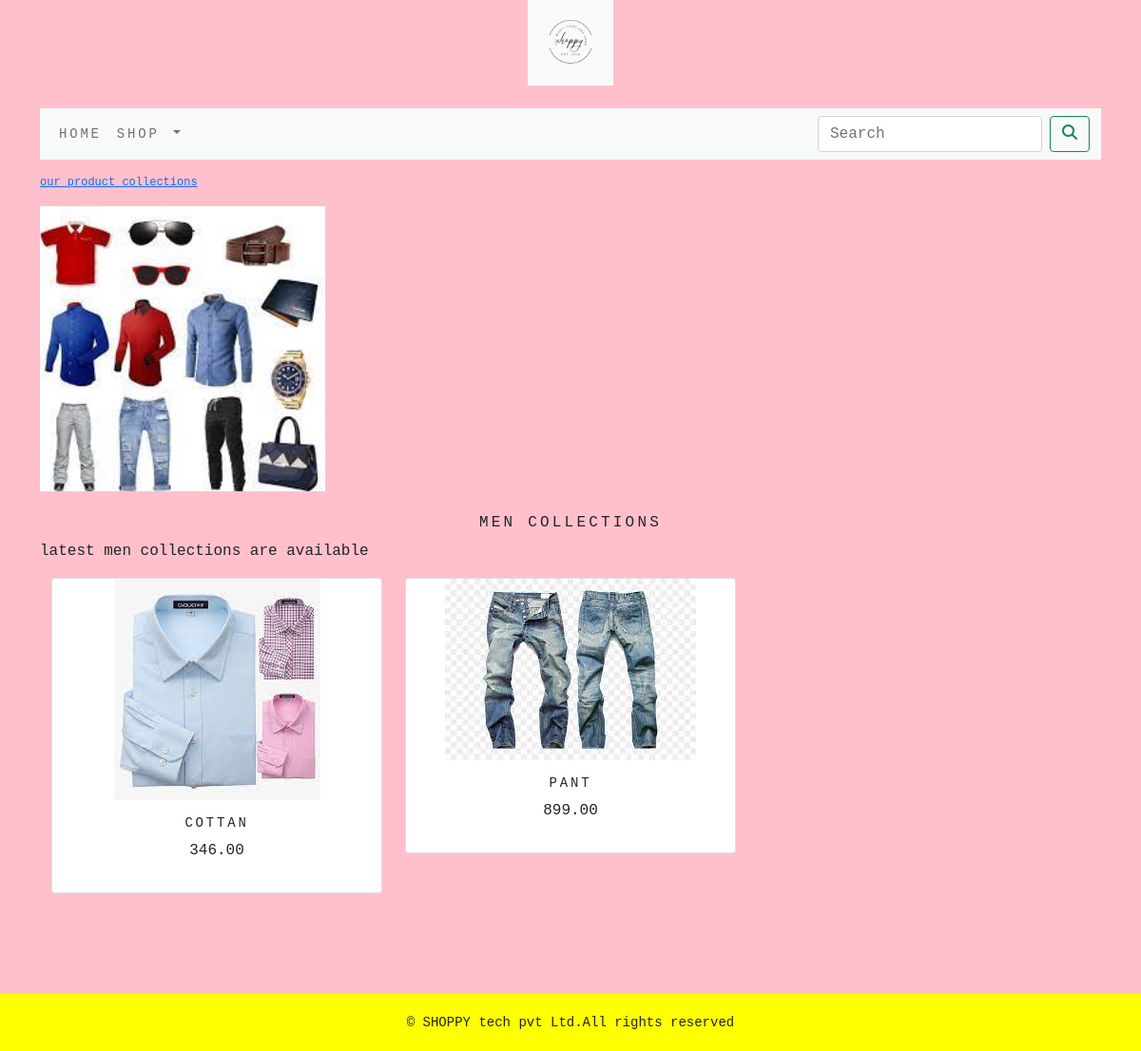
Screenshot of /shoppingapp/men-collections/ with the database file from the repository.
### shoppingapp/models.py (models this page shows, shortened)
class category(models.Model):
    name=models.CharField(max_length=250,unique=True)
    slug=models.SlugField(max_length=250,unique=True)
    description=models.TextField(blank=True)
    image=models.ImageField(upload_to='category',blank=True)
    class Meta:
        ordering=('name',)
        verbose_name='category'
        verbose_name_plural='categories'
    def get_url(self):
        return reverse('shoppingapp:product_by_category',args=[self.slug])

class product(models.Model):
    name=models.CharField(max_length=250,unique=True)
    slug=models.SlugField(max_length=250,unique=True)
    description=models.TextField(blank=True)
    price=models.DecimalField(max_digits=10,decimal_places=2)
    category=models.ForeignKey(category,on_delete=models.CASCADE)
    image=models.ImageField(upload_to='product',blank=True)
    stock=models.IntegerField()
    available=models.BooleanField(default=True)
    created=models.DateTimeField(auto_now_add=True)
    updated=models.DateTimeField(auto_now=True)
    def get_url(self):
        return reverse('shoppingapp:prodcatdetail', args=[self.category.slug, self.slug])
    class Meta:
        ordering = ('name',)
        verbose_name = 'product'
        verbose_name_plural = 'products'

### shoppingapp/views.py (the view)
# urls.py: path('',views.allprodcat,name='allprodcat'),
def allprodcat(request,c_slug=None):
    c_page=None
    products_list=None
    if c_slug!=None:
        c_page=get_object_or_404(category,slug=c_slug)
        products_list=product.objects.all().filter(category=c_page,available=True)
    else:
        products_list=product.objects.all().filter(available=True)
    paginator=Paginator(products_list,6)
    try:
        page=int(request.GET.get('page','1'))
    except:
        page=1
    try:
        products=paginator.page(page)
    except (EmptyPage,InvalidPage):
        products=paginator.page(paginator.num_pages)
    return render(request,"category.html",{'category':c_page,'products':products})

### cart/context_processors.py (called while the page is built)
def counter(request):
    item_count=0
    if 'admin' in request.path:
        return {}
    else:
        try:
            cart=Cart.objects.filter(cart_id=_cart_id(request))
            car_items=cartItem.objects.all().filter(cart=cart[:1])
            for cart_item in car_items:
                item_count += cart_item.quantity
        except Cart.DoesNotExist:
            item_count= 0
    return dict(item_count=item_count)

### cart/views.py (called while the page is built)
def _cart_id(request):
    cart=request.session.session_key
    if not cart:
        cart=request.session.create()
    return cart

### shoppingapp/context_processors.py (called while the page is built)
def menu_links(request):
    links=category.objects.all()
    return dict(links=links)

### templates/category.html (shortened to what this page needs)
{% extends 'base.html' %}
{% load static %}
{% block content %}
   {% if category %}
<div>
   <div class="row my_row_class">
       <div class="mx_auto">
      <p><a href="{% url 'shoppingapp:allprodcat' %} ">our product collections</a> </p>
   </div>
       </div>
</div>
  {% endif %}
 <div class="mx_auto">
    {% if category %}
        <img  style="width:300px;height:300px;" class="my_image" src="{{category.image.url}}" alt="{{category.name}}">
 </div>
<br>
<div>
   <h1 class="text-center my_title">{{category.name}}</h1>
   <p class="text-justify">{{category.description}}</p>
</div>
     {% endif %}
<div class="container">
    <div class="row mx_auto">
        {% for product in products.object_list %}
        <div class="my_bottom_margin col-9 col-sm-12 col-md-4  col-lg-4">
            <div class="card text-center" style="min-width:18rem;">
                <a href="{{product.get_url}}"><img src="{{product.image.url}}" alt="{{product.name}}"> </a>
                <div class="card-body">
                    <h4>{{product.name}}</h4>
                    <p>{{product.price}}</p>
                </div>
            </div>
        </div>
        {% endfor %}
    </div>
    </div>
    <br>
{% endblock %}

### static/css/custom.css (style rules this page uses)
body { font-family: 'Inconsolata', monospace; }
.my_row_class { padding-top:15px; }
.my_row_class .mx_auto { color:#000; font-size:12px; }
.my_image { width:100%; height:auto; }
.my_title { font-size:16px; text-transform:uppercase; letter-spacing: .2em; }
.my_bottom_margin { margin-bottom:10px; }
.card-body h4 { font-size:14px; text-transform:uppercase; letter-spacing:.2em; }

### rows the page displays
category: image (picture), name "MEN COLLECTIONS", description "latest men collections are available"
product: image (picture), name "COTTAN", price "346.00"
product: image (picture), name "PANT", price "899.00"
